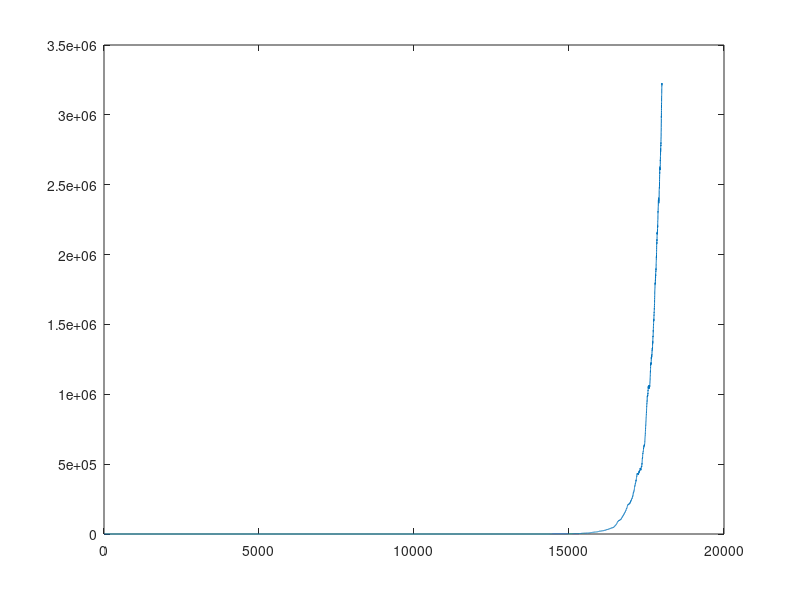

Recreate this plot in MATLAB.
clear all;
Fe=100;
t=(0:180*Fe-1)/Fe;
T=1/Fe;
A=[-11/4, -11/8, -5/4; 27/4, 11/8, 21/4;15/8 19/16 5/8];
b =[1,-1,-1/2]';
cT =[3/8, 1/2, -1/4];
d = 0;
e=ones(1,180*Fe);
x(:,1)=[0,0,0]';
Ae=[A,b;zeros(1,3),0]*T;
Exp_Ae=expm(Ae);
fi=Exp_Ae(1:3,1:3);
ps=Exp_Ae(1:3,4);
for k=1:180*Fe-1,
    x(:,k+1)=fi*x(:,k)+ps*e(k);
end
s = cT*x;
plot(s);


